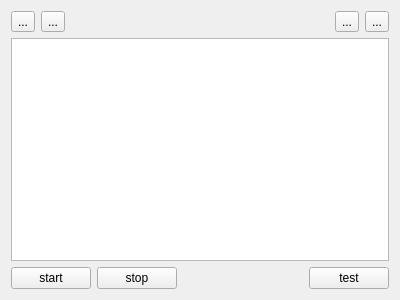
<?xml version="1.0" encoding="UTF-8"?>
<ui version="4.0">
 <class>AutoClicker</class>
 <widget class="QWidget" name="AutoClicker">
  <property name="geometry">
   <rect>
    <x>0</x>
    <y>0</y>
    <width>400</width>
    <height>300</height>
   </rect>
  </property>
  <property name="windowTitle">
   <string>Form</string>
  </property>
  <layout class="QVBoxLayout" name="verticalLayout">
   <item>
    <layout class="QHBoxLayout" name="horizontalLayout_2">
     <item>
      <widget class="QToolButton" name="btn_append">
       <property name="text">
        <string>...</string>
       </property>
      </widget>
     </item>
     <item>
      <widget class="QToolButton" name="btn_clear">
       <property name="text">
        <string>...</string>
       </property>
      </widget>
     </item>
     <item>
      <spacer name="horizontalSpacer_2">
       <property name="orientation">
        <enum>Qt::Horizontal</enum>
       </property>
       <property name="sizeHint" stdset="0">
        <size>
         <width>40</width>
         <height>20</height>
        </size>
       </property>
      </spacer>
     </item>
     <item>
      <widget class="QToolButton" name="btn_load">
       <property name="text">
        <string>...</string>
       </property>
      </widget>
     </item>
     <item>
      <widget class="QToolButton" name="btn_save">
       <property name="text">
        <string>...</string>
       </property>
      </widget>
     </item>
    </layout>
   </item>
   <item>
    <widget class="QListView" name="lv_command"/>
   </item>
   <item>
    <layout class="QHBoxLayout" name="horizontalLayout">
     <item>
      <widget class="QPushButton" name="btn_start">
       <property name="text">
        <string>start</string>
       </property>
      </widget>
     </item>
     <item>
      <widget class="QPushButton" name="btn_stop">
       <property name="text">
        <string>stop</string>
       </property>
      </widget>
     </item>
     <item>
      <spacer name="horizontalSpacer">
       <property name="orientation">
        <enum>Qt::Horizontal</enum>
       </property>
       <property name="sizeHint" stdset="0">
        <size>
         <width>40</width>
         <height>20</height>
        </size>
       </property>
      </spacer>
     </item>
     <item>
      <widget class="QPushButton" name="btn_test">
       <property name="text">
        <string>test</string>
       </property>
      </widget>
     </item>
    </layout>
   </item>
  </layout>
 </widget>
 <tabstops>
  <tabstop>btn_append</tabstop>
  <tabstop>btn_clear</tabstop>
  <tabstop>btn_load</tabstop>
  <tabstop>btn_save</tabstop>
  <tabstop>lv_command</tabstop>
  <tabstop>btn_start</tabstop>
  <tabstop>btn_stop</tabstop>
  <tabstop>btn_test</tabstop>
 </tabstops>
 <resources/>
 <connections/>
</ui>
